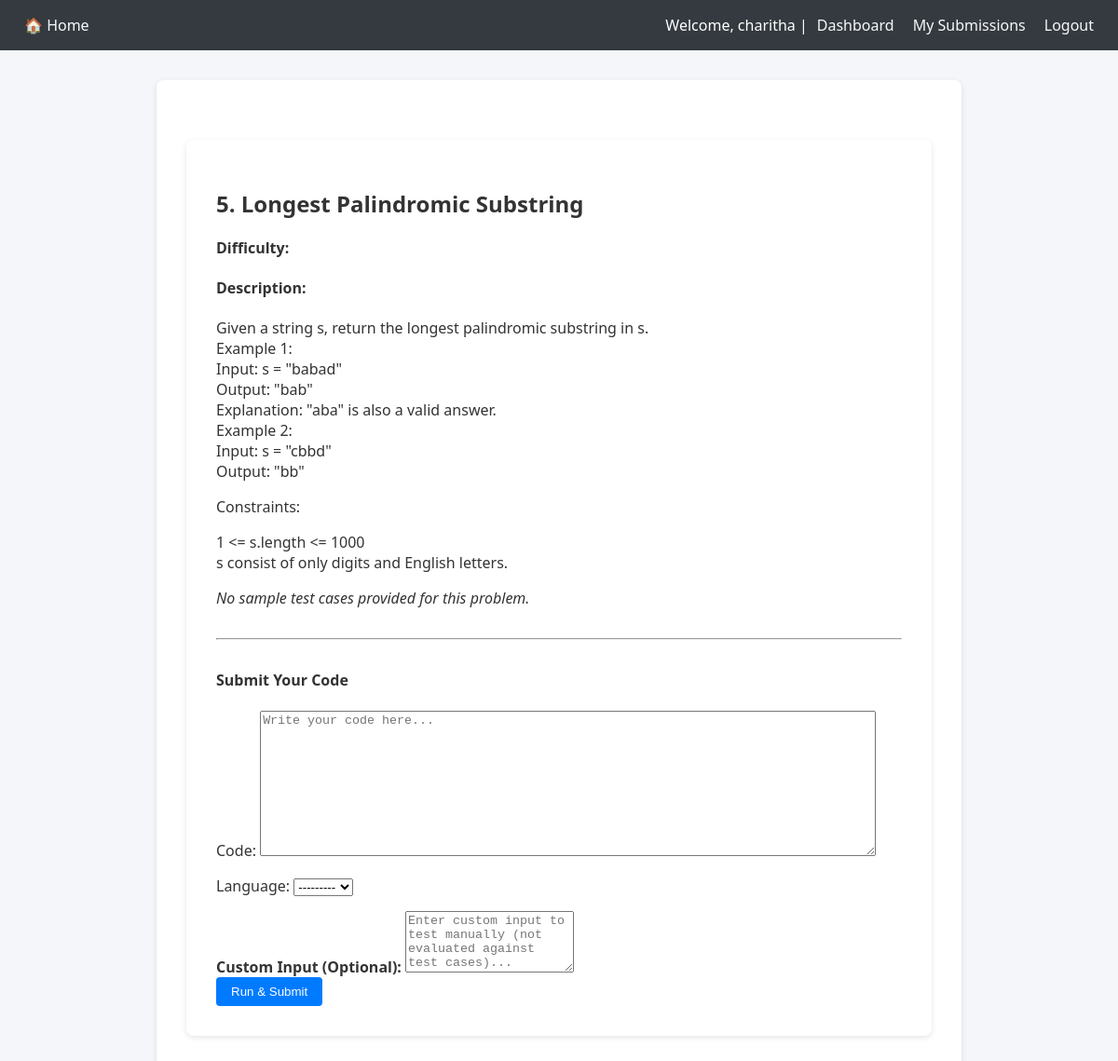
/problems/2/ (signed in), run on an earlier commit of the app's database.
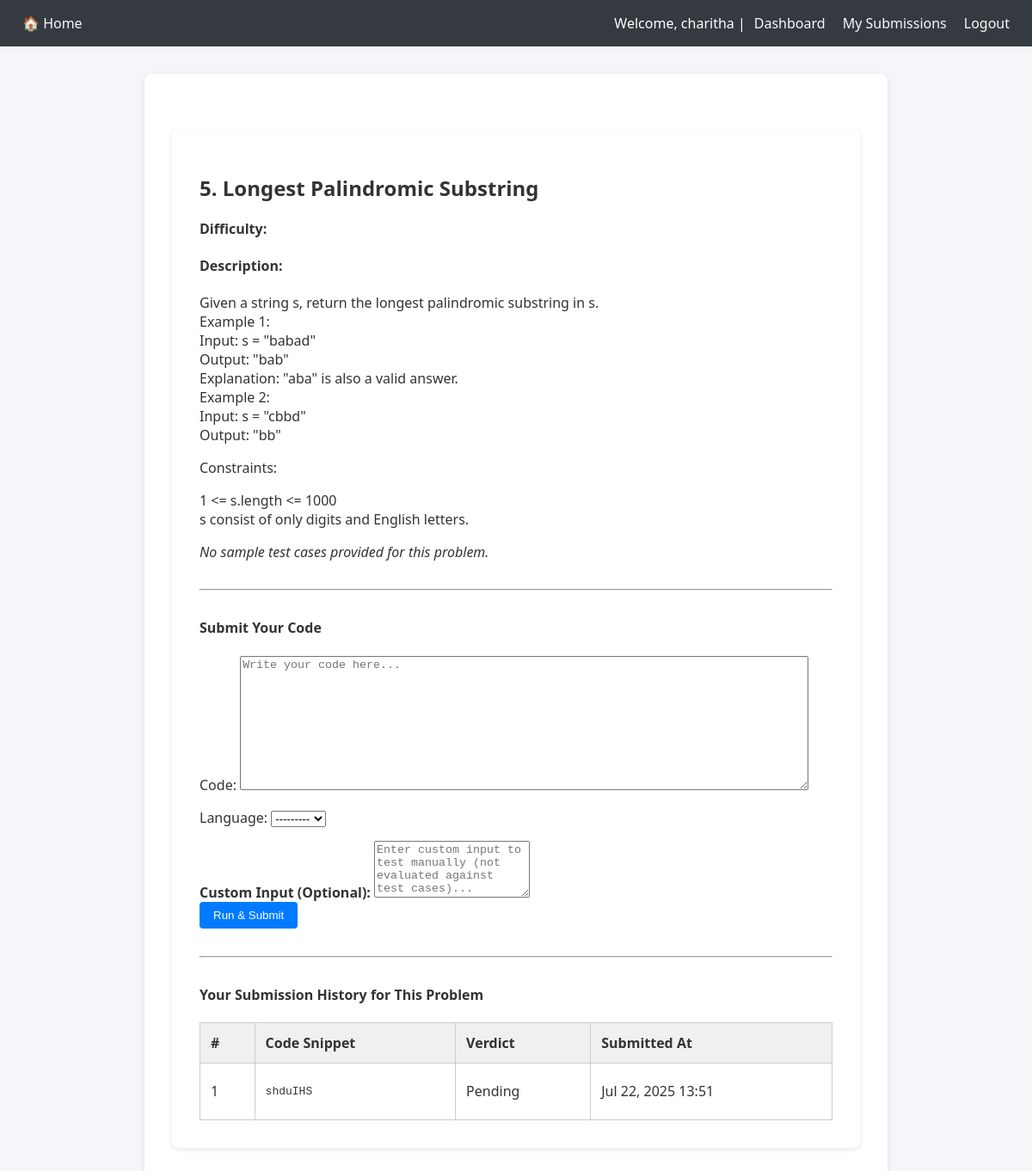
And on a later commit of the database.
### judge/models.py (models this page shows, shortened)
class Submission(models.Model):
    user = models.ForeignKey(User, on_delete=models.CASCADE)
    problem = models.ForeignKey(Problem, on_delete=models.CASCADE)
    code = models.TextField()
    language = models.CharField(max_length=10, choices=LANGUAGE_CHOICES)
    submitted_at = models.DateTimeField(auto_now_add=True)
    verdict = models.CharField(max_length=20, default='Pending')
    passed_count = models.IntegerField(default=0)
    total_count = models.IntegerField(default=0)
    output = models.TextField(blank=True, null=True)
    error = models.TextField(blank=True, null=True)

### judge/views.py (the view)
# urls.py: path('problems/<int:pk>/', views.problem_detail, name='problem_detail'),
@login_required
def problem_detail(request, pk):
    problem = get_object_or_404(Problem, pk=pk)
    sample_tests = TestCase.objects.filter(problem=problem, is_hidden=False)
    previous_submissions = Submission.objects.filter(
        user=request.user, problem=problem
    ).order_by('-submitted_at')
    if request.method == "POST":
        form = SubmissionForm(request.POST)
        if form.is_valid():
            custom_input = request.POST.get('custom_input', '')
            submission = form.save(commit=False)
            submission.user = request.user
            submission.problem = problem
            submission.verdict = 'Pending'
            submission.save()
            if custom_input.strip():
                out, err = run_code(submission.code, submission.language, custom_input)
                submission.output = out
                submission.error = err
                submission.verdict = "Accepted" if not err else "Runtime Error"
                submission.save()
                return redirect('submission_detail', submission_id=submission.pk)
            else:
                test_cases = TestCase.objects.filter(problem=problem)
                all_test_results = []
                all_passed = True
                encountered_runtime_error = False
                for case in test_cases:
                    input_data = case.input_data
                    expected_output = case.expected_output.strip()
                    output, error = run_code(submission.code, submission.language, input_data)
                    if error:
                        all_passed = False
                        encountered_runtime_error = True
                        all_test_results.append({
                            "input": input_data,
                            "expected": expected_output,
                            "output": error,
                            "passed": False,
                            "error": True
                        })
                        break
                    output = output.strip()
                    passed = output == expected_output
                    all_test_results.append({
                        "input": input_data,
                        "expected": expected_output,
                        "output": output,
                        "passed": passed
                    })
                    if not passed:
                        all_passed = False
                submission.test_results_json = json.dumps(all_test_results, indent=2)
                if encountered_runtime_error:
                    submission.verdict = 'Runtime Error'
                    submission.error = all_test_results[-1]["output"]
                elif all_passed:
                    submission.verdict = 'Accepted'
                else:
                    submission.verdict = 'Wrong Answer'
                submission.output = '\n'.join(
                    [r["output"] for r in all_test_results if not r.get("error")]
                )
                submission.save()
                return redirect('submission_detail', submission_id=submission.pk)
    else:
        form = SubmissionForm()
    return render(request, 'judge/problem_detail.html', {
        'problem': problem,
        'form': form,
        'sample_tests': sample_tests,     # <-- matches template name
        'submission': None,
        'previous_submissions': previous_submissions,
    })

### judge/forms.py
class SubmissionForm(forms.ModelForm):
    class Meta:
        model = Submission
        fields = ['code', 'language']
        widgets = {
            'code': forms.Textarea(attrs={'rows': 10, 'cols': 80, 'placeholder': 'Write your code here...'}),
        }

### judge/templates/judge/problem_detail.html (shortened to what this page needs)
{% extends 'judge/base.html' %}
{% load static %}
{% block content %}
<div class="container mt-4">
  <h2>{{ problem.title }}</h2>
  <p><strong>Difficulty:</strong> {{ problem.get_difficulty_display }}</p>
  <h4>Description:</h4>
  <p>{{ problem.description|linebreaks }}</p>
  {% if sample_tests %}
    <h4>Sample Test Cases:</h4>
    {% for test in sample_tests %}
      <div class="card mb-2">
        <div class="card-body">
          <strong>Input:</strong>
          <pre class="mb-2">{{ test.input_data }}</pre>
          <strong>Expected Output:</strong>
          <pre class="mb-0">{{ test.expected_output }}</pre>
        </div>
      </div>
    {% endfor %}
  {% else %}
    <p><em>No sample test cases provided for this problem.</em></p>
  {% endif %}
  <hr>
  <h4>Submit Your Code</h4>
  <form method="POST" class="mb-3">
    {{ form.as_p }}
    <label for="custom_input"><strong>Custom Input (Optional):</strong></label>
    <textarea name="custom_input" class="form-control" rows="4"
      placeholder="Enter custom input to test manually (not evaluated against test cases)...">{{ request.POST.custom_input }}</textarea>
    <div class="mt-3">
      <button type="submit" class="btn btn-success">Run & Submit</button>
    </div>
  </form>
  {% if previous_submissions %}
    <hr>
    <h4>Your Submission History for This Problem</h4>
    <table class="table table-bordered table-sm">
      <thead class="thead-dark">
        <tr>
          <th>#</th>
          <th>Code Snippet</th>
          <th>Verdict</th>
          <th>Submitted At</th>
        </tr>
      </thead>
      <tbody>
        {% for sub in previous_submissions %}
          <tr>
            <td>{{ forloop.counter }}</td>
            <td><pre style="max-height: 120px; overflow-y: auto;">{{ sub.code|truncatechars:200 }}</pre></td>
            <td><span class="badge bg-info text-dark">{{ sub.verdict }}</span></td>
            <td>{{ sub.submitted_at|date:"M d, Y H:i" }}</td>
          </tr>
        {% endfor %}
      </tbody>
    </table>
  {% endif %}
</div>
{% endblock %}

What changed in the data, as far as the page shows it:
added Submission: code "shduIHS", verdict "Pending", submitted_at "Jul 22, 2025 13:51"
Also different on the page:
text now shown: "Your Submission History for This Problem # Code Snippet Verdict Submitted At"
